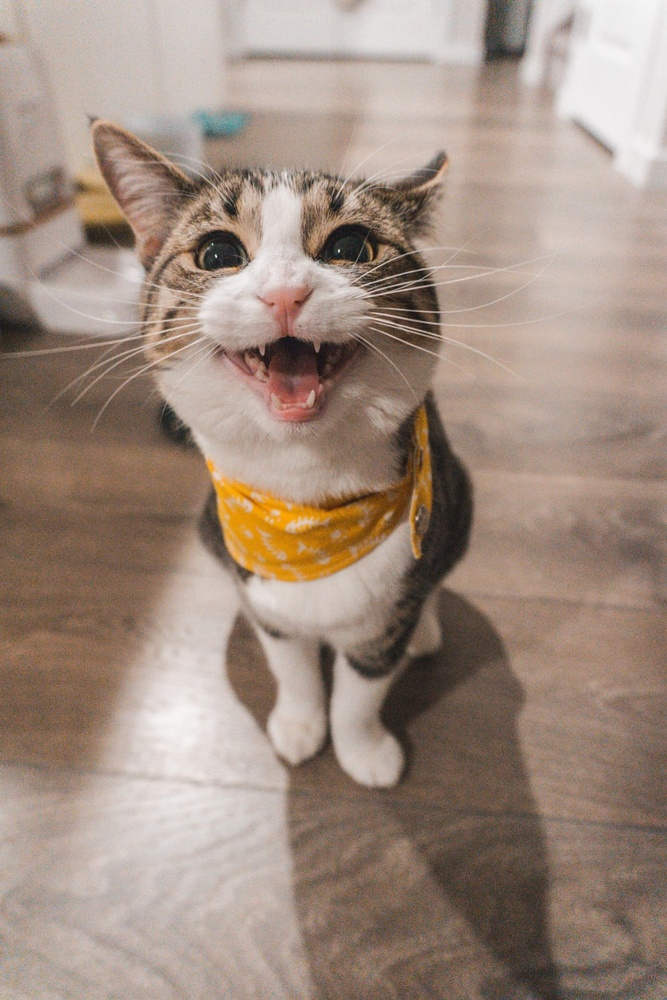
#> input picture Photos/cat_2.jpeg, 667 x 1000 px, shrunk from 1000 x 1500 before the run
$ python spaces.py
#> lines starting #> are read from the running program, lines starting #| are printed output that depends on the picture
import cv2 as cv

img = cv.imread("Photos/cat_2.jpeg")
#> img is the input picture: shape (1000, 667, 3); mean B, G, R 127.2, 140.1, 159.5
cv.imshow("Original", img)

# BGR to Grayscale
gray = cv.cvtColor(img, cv.COLOR_BGR2GRAY)
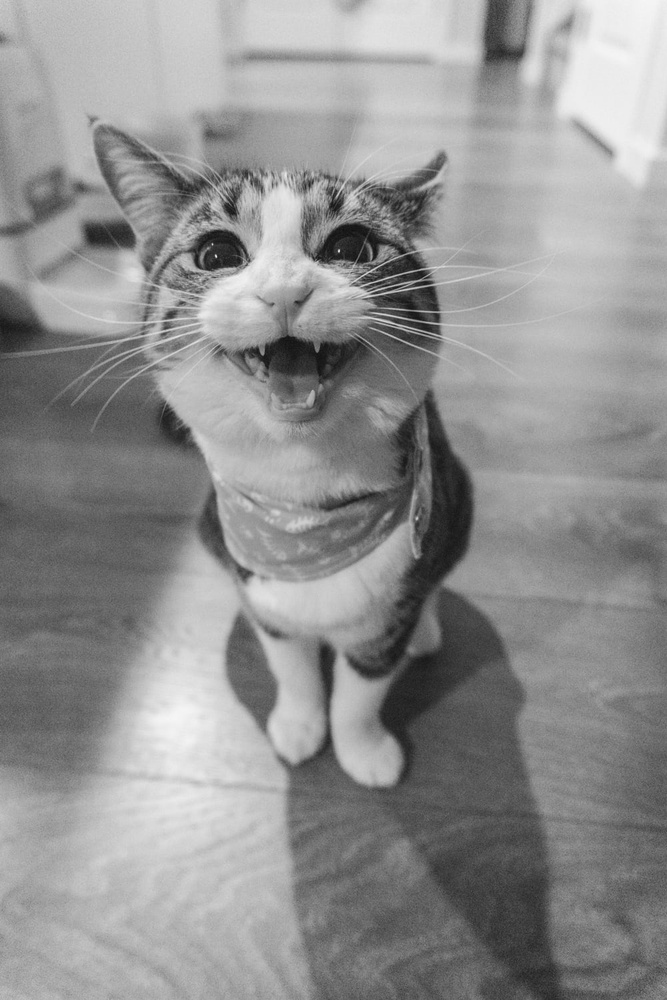
#> gray: shape (1000, 667); min 14, max 246, mean 144.4
cv.imshow("Gray", gray)

# BGR to HSV (saturation)
hsv = cv.cvtColor(img, cv.COLOR_BGR2HSV)
#> hsv: shape (1000, 667, 3); mean H, S, V 14.4, 57.4, 159.6
cv.imshow("hsv", hsv)

# BGR to L*a*b
lab = cv.cvtColor(img, cv.COLOR_BGR2LAB)
#> lab: shape (1000, 667, 3); mean of channels 0, 1, 2 151, 133.5, 137.7
cv.imshow("lab", lab)

# BGR to RGB
rgb = cv.cvtColor(img, cv.COLOR_BGR2RGB)
cv.imshow("rgb", rgb)

cv.waitKey(0)

$ run again, with Photos/cat_1.jpeg copied over Photos/cat_2.jpeg
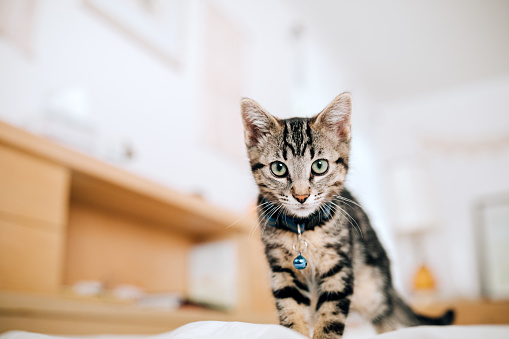
#> input picture Photos/cat_1.jpeg, 509 x 339 px
#> img is the input picture: shape (339, 509, 3); mean B, G, R 181.6, 192.8, 206.6
#> `gray = cv.cvtColor(img, cv.COLOR_BGR2GRAY)`:
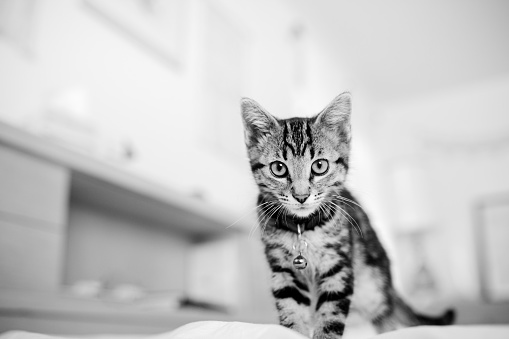
#> gray: shape (339, 509); min 0, max 255, mean 195.6
#> hsv: shape (339, 509, 3); mean H, S, V 68.4, 43.6, 209.4
#> lab: shape (339, 509, 3); mean of channels 0, 1, 2 200.3, 131.8, 136
